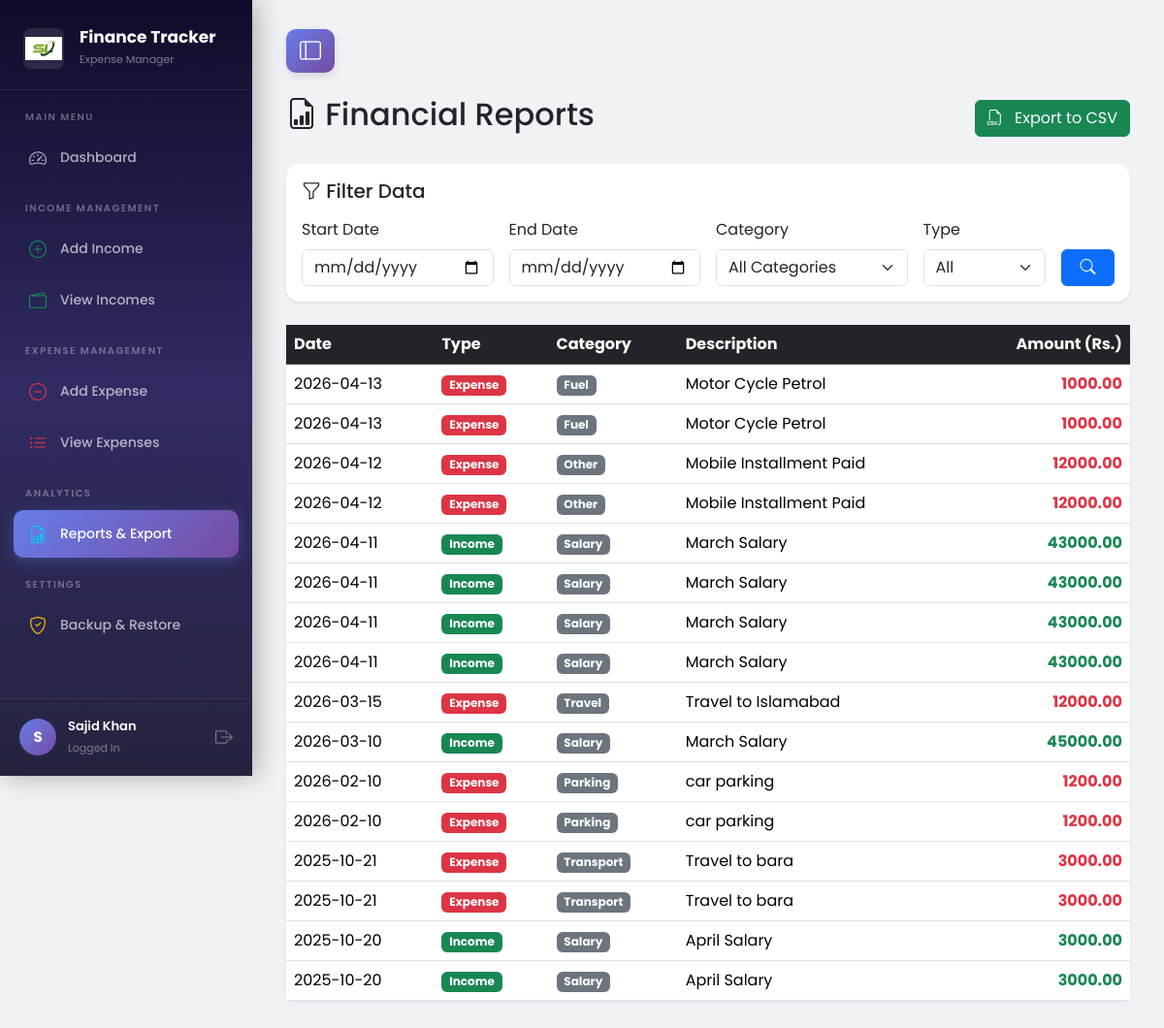
The page /reports (signed in) on the database as committed earlier.
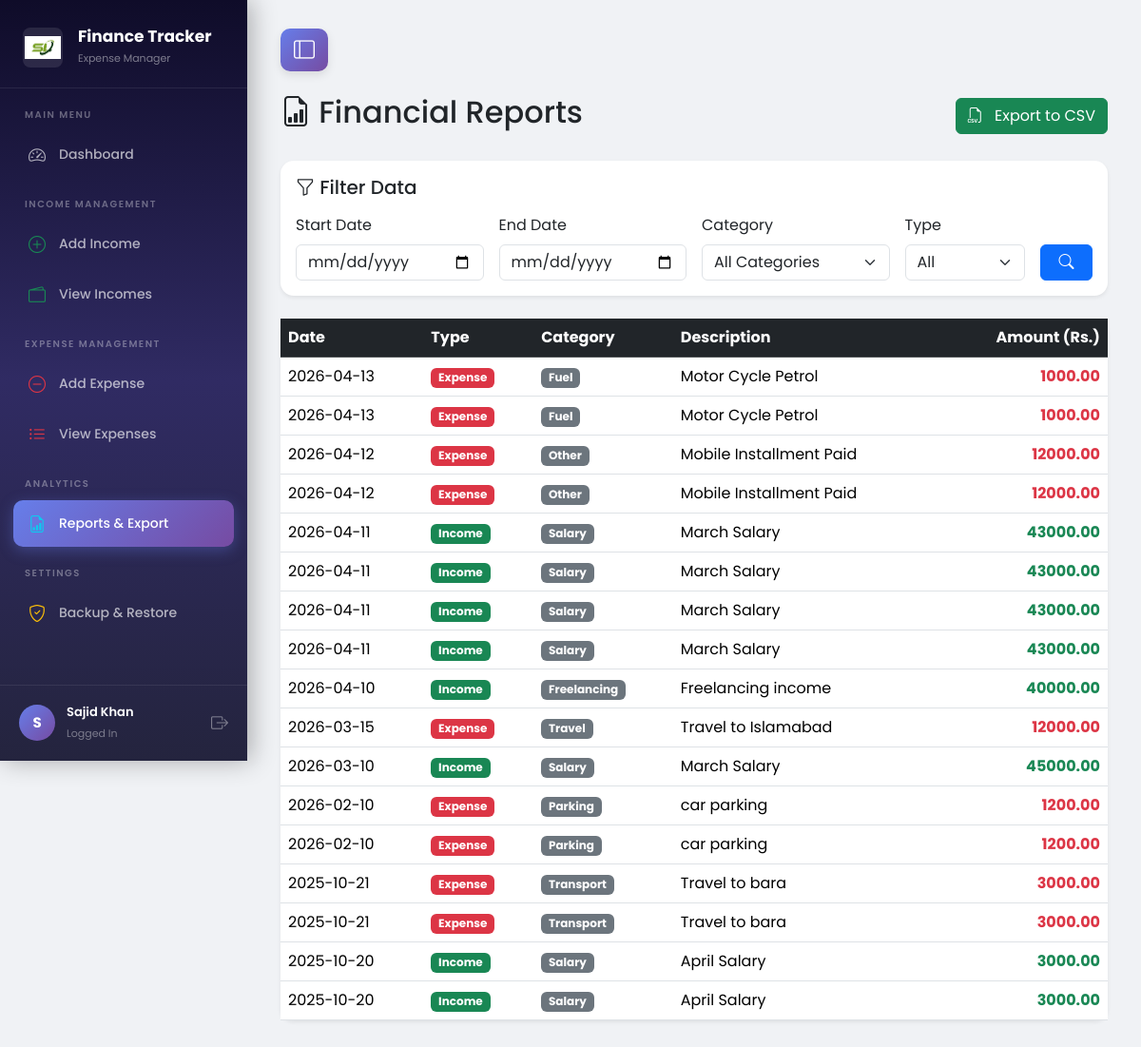
The same page on the database as committed later.
### tables this page shows
CREATE TABLE transactions(
        id INTEGER PRIMARY KEY AUTOINCREMENT,
        user_id INTEGER NOT NULL,
        type TEXT NOT NULL,
        category TEXT NOT NULL,
        amount REAL NOT NULL,
        description TEXT,
        date DATE NOT NULL,
        created_at TIMESTAMP DEFAULT CURRENT_TIMESTAMP,
        FOREIGN KEY (user_id) REFERENCES users(id)
    );

### routes/reports.py (the view, shortened to what this page needs)
@reports.route('/reports', methods=['GET', 'POST'])
def view_reports():
    if 'user_id' not in session:
        return redirect(url_for('auth.login'))
    db = get_db()
    user_id = session['user_id']
    query = "SELECT * FROM transactions WHERE user_id = ? ORDER BY date DESC"
    params = [user_id]
    transactions = db.execute(query, params).fetchall()
    categories_data = db.execute("SELECT DISTINCT category FROM transactions WHERE user_id = ?", (user_id,)).fetchall()
    categories = [row['category'] for row in categories_data]
    return render_template('reports.html', transactions=transactions, categories=categories)

### app.py (called while the page is built)
@app.teardown_appcontext
def shutdown_session(exception=None):
    close_connection(exception)

### models/database.py (called while the page is built)
def get_db():
    db = getattr(g, '_database', None)
    if db is None:
        db = g._database = sqlite3.connect(DATABASE)
        db.row_factory = sqlite3.Row
    return db

def close_connection(exception):
    db = getattr(g, '_database', None)
    if db is not None:
        db.close()

### templates/reports.html (shortened to what this page needs)
{% extends "base.html" %}
{% block content %}
<div class="d-flex justify-content-between align-items-center mb-4">
    <h2><i class="bi bi-file-earmark-bar-graph"></i> Financial Reports</h2>
    <a href="{{ url_for('reports.export_data') }}" class="btn btn-success">
        <i class="bi bi-filetype-csv me-2"></i> Export to CSV
    </a>
</div>
<div class="card mb-4 shadow-sm border-0" style="border-radius: 14px;">
    <div class="card-body">
        <h5 class="card-title mb-3"><i class="bi bi-funnel"></i> Filter Data</h5>
        <form method="POST" class="row g-3">
            <div class="col-md-3">
                <label class="form-label">Start Date</label>
                <input type="date" name="start_date" class="form-control">
            </div>
            <div class="col-md-3">
                <label class="form-label">End Date</label>
                <input type="date" name="end_date" class="form-control">
            </div>
            <div class="col-md-3">
                <label class="form-label">Category</label>
                <select name="category" class="form-select">
                    <option value="all">All Categories</option>
                </select>
            </div>
            <div class="col-md-2">
                <label class="form-label">Type</label>
                <select name="type" class="form-select">
                    <option value="all">All</option>
                </select>
            </div>
            <div class="col-md-1 d-flex align-items-end">
                <button type="submit" class="btn btn-primary w-100"><i class="bi bi-search"></i></button>
            </div>
        </form>
    </div>
</div>
<div class="card shadow-sm border-0" style="border-radius: 14px;">
    <div class="card-body p-0">
        <div class="table-responsive">
            <table class="table table-hover mb-0">
                <thead class="table-dark">
                    <tr>
                        <th>Date</th>
                        <th>Type</th>
                        <th>Category</th>
                        <th>Description</th>
                        <th class="text-end">Amount (Rs.)</th>
                    </tr>
                </thead>
                <tbody>
                    {% for txn in transactions %}
                    <tr>
                        <td>{{ txn['date'] }}</td>
                        <td>
                            {% if txn['type'] == 'income' %}
                                <span class="badge bg-success">Income</span>
                            {% else %}
                                <span class="badge bg-danger">Expense</span>
                            {% endif %}
                        </td>
                        <td><span class="badge bg-secondary">{{ txn['category'] }}</span></td>
                        <td>{{ txn['description'] if txn['description'] else '-' }}</td>
                        <td class="text-end fw-bold {% if txn['type'] == 'income' %}text-success{% else %}text-danger{% endif %}">
                            {{ "%.2f"|format(txn['amount']) }}
                        </td>
                    </tr>
                    {% else %}
                    <tr>
                        <td colspan="5" class="text-center text-muted py-4">No data found for the selected filters.</td>
                    </tr>
                    {% endfor %}
                </tbody>
            </table>
        </div>
    </div>
</div>
{% endblock %}

Rows that differ between the two databases and show on the page:
added transactions: date "2026-04-10", type "Income", category "Freelancing", description "Freelancing income", amount "40000.00"
